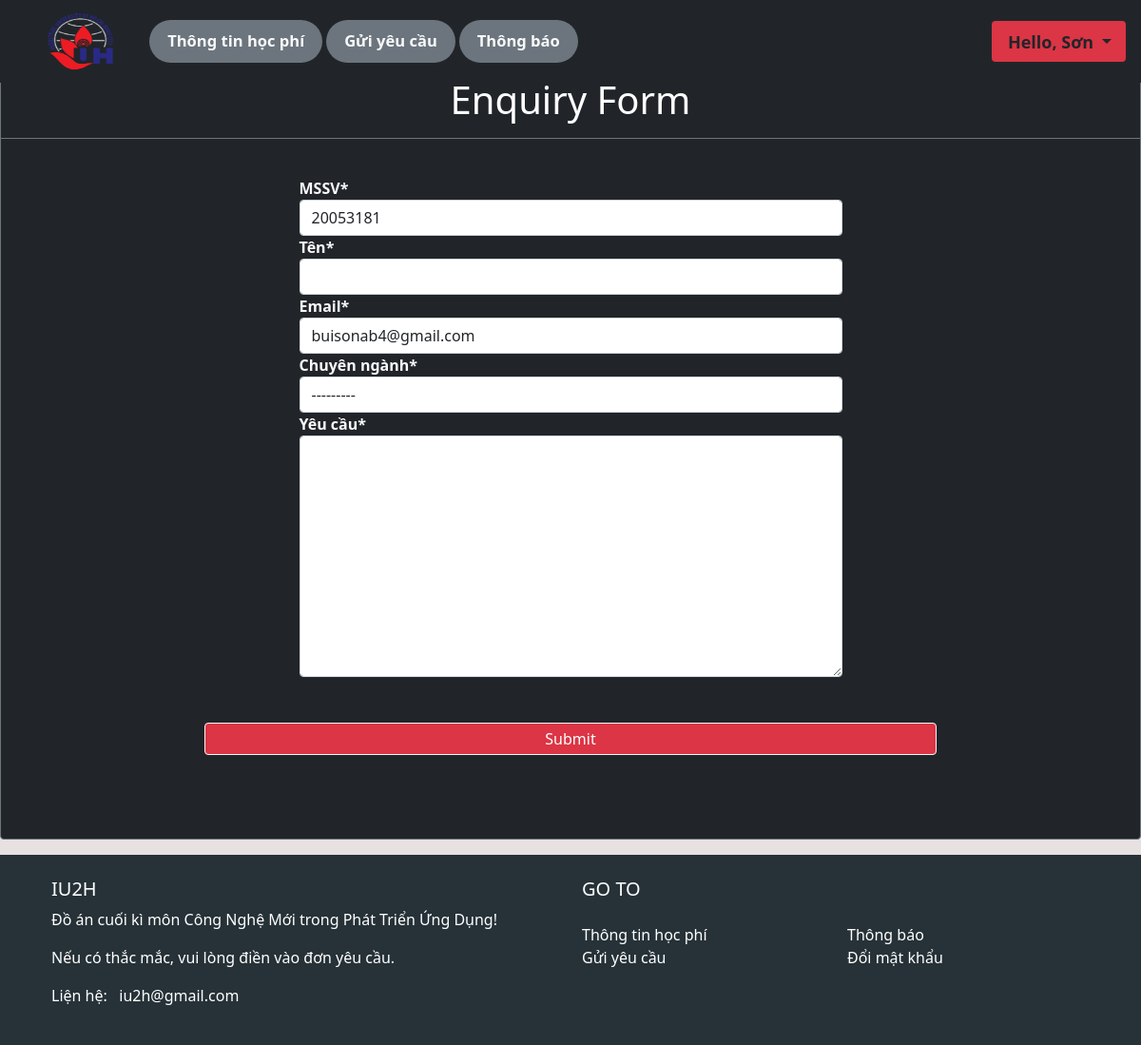
The page /enquiry/ (signed in) on the database its author committed.
### fees/models.py (models this page shows, shortened)
class Student(models.Model):
    BranchType = models.TextChoices('BranchType', 'CS DS SE IT IS')
    date = [str(x) for x in range(2013,2050)]
    date=' '.join(date)
    YearType = models.TextChoices('YearType', date)
    CourseType = models.TextChoices('CourseType', 'K15 K16 K17 K18 K19 K20')
    user = models.OneToOneField(User, null=True, on_delete=models.CASCADE)
    roll = models.CharField('MSSV', max_length=8, primary_key=True, blank=False)
    firstname = models.CharField('First_Name', max_length=250, blank=False)
    middlename = models.CharField('Middle_Name', max_length=250, null=True, blank=True)
    lastname = models.CharField('Last_Name', max_length=250, null=True, blank=True)
    email = models.EmailField('Email', max_length=250, blank=False)
    phone = models.CharField('Phone', max_length=15, blank=False)
    branch = models.CharField('Chuyên ngành', max_length=15, blank=False, choices=BranchType.choices)
    Year = models.CharField('Year', max_length=4, blank=False, choices=YearType.choices)
    course = models.CharField('Khoá', max_length=8, blank=False, choices=CourseType.choices)
    datecreated = models.DateTimeField(auto_now_add=True, null=True)
    template = '{} {}'

### fees/decorators.py (the view)
        def wrapper_func(request, *args, **kwargs):
            group = None
            if request.user.groups.exists():
                group = request.user.groups.all()[0].name
            if group in allowed_roles:
                return view_func(request, *args, **kwargs)
            else:
                return HttpResponse('You are not authorize')

### fees/forms.py
class StudentEnquiryForm(ModelForm):
    class Meta:
        model = EnquiryForm
        fields = ['roll', 'name', 'email', 'branch', 'Enquiry']

### fees/views.py (called while the page is built, shortened)
@login_required(login_url = 'login')
@allowed_users(allowed_roles=['student'])
def enquiry(request):
    student_data = Student.objects.get(roll=request.user)
    form = StudentEnquiryForm(initial={'roll':request.user, 'email':student_data.email})
    context = {'form':form, 'student_data':student_data}
    return render(request, 'fees/enq.html', context)

### fees/templates/fees/enq.html (shortened to what this page needs)
{% extends 'fees/main.html' %}
{% load crispy_forms_tags %}
{% block content %}
<div class="card text-white border-secondary bg-dark mb-3">
    <div class="card-header bg-transparent border-secondary" style="text-align: center;">
        <h1 class="card-title" style="text-align: center;">Enquiry Form</h1>
    </div>
    <div class="card-body text-light">
        <br>
        <form action="" method="POST">
            {% for x in form %}
            <div class="row">
                <div class="col-3">
                </div>
                <div class="col-6">
                    <strong>{{ x|as_crispy_field }}</strong>
                </div>
                <div class="col-3">
                </div>
            </div>
            {% endfor %}
            <br>
            <br>
            <div class="row " >
            <div class="col-2">
                </div>
                <div class="col-8">
                <input type="submit" name='CreateForm' class="btn btn-danger border-light w-100 p-1" >
                </div>
            </div>
        </form>
<br>
<br>
<br>
    </div>
</div>
{% endblock %}

### fees/templates/fees/navbar.html (shortened to what this page needs)
{% load static %}
{% if request.user.is_staff %}
<nav class="navbar navbar-expand-lg navbar-dark bg-dark w-100 p-1" style="position: fixed; z-index: 1;">
  <div class="container-fluid">
    {% comment %} <a class="navbar-brand" href="#">Navbar</a> {% endcomment %}
    <a href="{% url 'home' %}">
      <img src="{% static 'images/iuh_logo-2.png' %}" alt="" style="padding: 0%;width:137px; height:79px;">
    </a>
    <button class="navbar-toggler" type="button" data-bs-toggle="collapse" data-bs-target="#navbarNavDropdown"
      aria-controls="navbarNavDropdown" aria-expanded="false" aria-label="Toggle navigation">
      <span class="navbar-toggler-icon"></span>
    </button>
    <div class="collapse navbar-collapse" id="navbarNavDropdown"  style="overflow-x:visible;width: 100%;">
      <ul class="navbar-nav">
        <li class="nav-item badge rounded-pill bg-secondary " style="margin-left: 1%; font-size: 100%;">
          <a class="nav-link active text-light" aria-current="page" href="{% url 'home' %}">Danh sách sinh viên</a>
        </li>
        <li class="nav-item badge rounded-pill bg-secondary " style="margin-left: 1%; font-size: 100%;">
          <a class="nav-link active text-light" href="{% url 'enquiry_admin' %}">Quản lý yêu cầu</a>
        </li>
        <li class="nav-item badge rounded-pill bg-secondary " style="margin-left: 1%; font-size: 100%;">
          <a class="nav-link active text-light" href="{% url 'announcement' %}">Thông báo</a>
        </li>
        <li class="nav-item badge rounded-pill bg-secondary " style="margin-left: 1%; font-size: 100%;">
          <a class="nav-link active text-light" href="{% url 'registration' %}">Đăng ký sinh viên</a>
        </li>
        <li class="nav-item badge rounded-pill bg-secondary " style="margin-left: 1%; font-size: 100%;">
          <a class="nav-link active text-light" href="{% url 'automate_semester' %}">Học kỳ</a>
        </li>
        <!-- <li class="nav-item badge rounded-pill bg-secondary " style="margin-left: 1%; font-size: 100%;">
          <a class="nav-link active text-light" href="{% url 'automate_fees' %}">Cập nhật học phí</a>
        </li>
        <li class="nav-item badge rounded-pill bg-secondary " style="margin-left: 1%; font-size: 100%;">
          <a class="nav-link active text-light" href="{% url 'registered_details' %}">Chi tiết</a>
        </li> -->
      </ul>
    </div>
    <ul class="nav navbar-nav navbar-right" style="margin-left: 1%; margin: right 1%;">
      <li class="nav-item dropdown badge bg-danger">
        <a class="nav-link dropdown-toggle text-dark" href="#" id="navbarDropdownMenuLink" role="button"
          data-bs-toggle="dropdown" aria-expanded="false" style="margin-left: 1%; font-size: 150%;">
          <span>Hello, {{request.user}} </span>
        </a>
        <ul class="dropdown-menu" aria-labelledby="navbarDropdownMenuLink">
          <li><a class="dropdown-item" href="{% url 'Logout' %}">Logout</a></li>
        </ul>
      </li>
    </ul>
  </div>
</nav>
{% else %}
<nav class="navbar navbar-expand-lg navbar-dark bg-dark w-100 p-1" style="position: fixed; z-index: 1;">
  <div class="container-fluid">
    <a href="{% url 'home' %}">
      <img src="{% static 'images/iuh_logo-2.png' %}" alt="" style="padding: 0%;width:137px; height:79px;">
    </a>
    <div class="collapse navbar-collapse" id="navbarNavDropdown">
      <ul class="navbar-nav">
        <li class="nav-item badge rounded-pill bg-secondary " style="margin-left: 1%; font-size: 103.5%;">
          <a class="nav-link active text-light" href="{% url 'home' %}">Thông tin học phí</a>
        </li>
        <li class="nav-item badge rounded-pill bg-secondary " style="margin-left: 1%; font-size: 103.5%;">
          <a class="nav-link active text-light" href="{% url 'enquiry' %}">Gửi yêu cầu</a>
        </li>
        <li class="nav-item badge rounded-pill bg-secondary " style="margin-left: 1%; font-size: 103.5%;">
          <a class="nav-link active text-light" href="{% url 'student_announcement' %}">Thông báo</a>
        </li>
      </ul>
    </div>
    <ul class="nav navbar-nav navbar-right">
      <li class="nav-item dropdown badge bg-danger">
        <a class="nav-link dropdown-toggle text-dark" href="#" id="navbarDropdownMenuLink" role="button"
          data-bs-toggle="dropdown" aria-expanded="false" style="margin-left: 1%; font-size: 150%;">
          <span>Hello, {{student_data.firstname}} </span>
        </a>
      </li>
    </ul>
  </div>
</nav>
{% endif %}
<br>
<br>
<br>

### static/css/main.css (style rules this page uses)
body { background-color: #e7e1e1; }

### rows shown on the page
Student: firstname "Sơn", form "20053181" "buisonab4@gmail.com" "---------"
